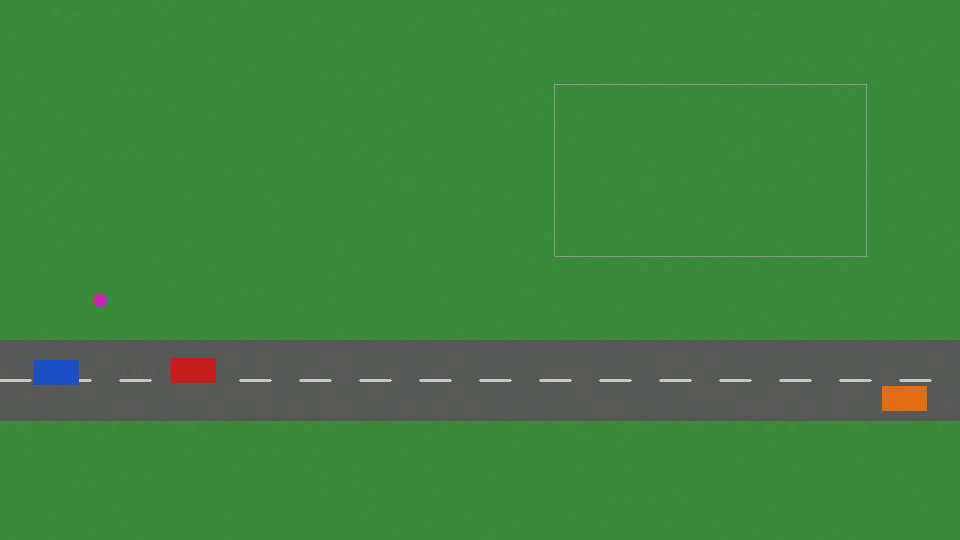
#> input picture frame 30 of datasets/demo_aerial.mp4, 960 x 540 px
$ python evaluate.py
#> lines starting #> are read from the running program, lines starting #| are printed output that depends on the picture; after the words box and inside, x2 and y2 are one past the last pixel; in counts of white or black regions, pixels touching at a corner belong together
### backend/app/tracking/detector.py
"""Object detectors behind one interface.

* BlobDetector  - zero-model, CPU-only colour/contrast detector. Works on the synthetic demo footage and
                  is what makes the pipeline testable on a 3 GB machine with no weights. NOT for real footage.
* YoloDetector  - Ultralytics YOLO (lazy-loaded; install `ultralytics` + torch CPU separately). Use for real
                  aerial/UAV footage (ideally weights fine-tuned on VisDrone).
"""
from dataclasses import dataclass

import cv2
import numpy as np

COCO_MAP = {0: "person", 1: "bicycle", 2: "car", 3: "motorcycle", 5: "bus", 7: "truck"}


@dataclass
class Det:
    cls: str
    conf: float
    bbox: tuple  # x1, y1, x2, y2


class Detector:
    name = "base"
    version = "0"

    def detect(self, frame_bgr, conf_threshold: float = 0.35) -> list[Det]:  # pragma: no cover
        raise NotImplementedError


class BlobDetector(Detector):
    """Finds saturated, non-vegetation blobs. Large -> car, small -> person."""
    name, version = "blob-detector", "v1"

    def __init__(self, min_area=100, car_area=350):
        self.min_area, self.car_area = min_area, car_area
        self.kernel = np.ones((3, 3), np.uint8)

    def detect(self, frame_bgr, conf_threshold=0.35):
        hsv = cv2.cvtColor(frame_bgr, cv2.COLOR_BGR2HSV)
        h, s, v = cv2.split(hsv)
        sat = s > 110
        not_green = (h < 35) | (h > 85)
        mask = sat & not_green
        # Segment per hue bin so touching objects of different colours are not merged into one blob.
        bins = ((h.astype(np.int16) + 8) % 180) // 12
        cand = []
        for b in np.unique(bins[mask]):
            m = ((mask & (bins == b)).astype(np.uint8)) * 255
            m = cv2.morphologyEx(m, cv2.MORPH_CLOSE, self.kernel, iterations=2)
            n, _, stats, _ = cv2.connectedComponentsWithStats(m, connectivity=8)
            for i in range(1, n):
                x, y, w, hh, area = stats[i]
                if area < self.min_area:
                    continue
                fill = area / float(w * hh)
                cls = "car" if area >= self.car_area else "person"
                conf = float(min(0.99, 0.6 + 0.4 * fill))
                if conf >= conf_threshold:
                    cand.append((int(area), Det(cls, round(conf, 3), (int(x), int(y), int(x + w), int(y + hh)))))
        # Drop edge-fringe fragments: small blobs touching a larger kept blob (codec colour bleed).
        cand.sort(key=lambda c: -c[0])
        kept, pad = [], 3
        for area, d in cand:
            x1, y1, x2, y2 = d.bbox
            if any(area < 0.25 * ka and x1 < k.bbox[2] + pad and x2 > k.bbox[0] - pad
                   and y1 < k.bbox[3] + pad and y2 > k.bbox[1] - pad for ka, k in kept):
                continue
            kept.append((area, d))
        out = [d for _, d in kept]
        return out


class YoloDetector(Detector):
    name = "yolo"

    def __init__(self, weights="yolov8n.pt", imgsz=960):
        self.weights, self.imgsz, self._model = weights, imgsz, None
        self.version = weights

    # [25 lines left out: functions _load, detect, get_detector, not called in this run]

### backend/app/tracking/tracker.py
"""Lightweight multi-object tracker (ByteTrack-inspired, pure NumPy/Python).

Two-stage association: high-confidence detections first, low-confidence ones second to rescue
tracks through brief occlusions. Constant-velocity prediction + greedy IoU matching, class-consistent.
Persistent integer IDs are never reused within a run.
"""
from collections import Counter
from dataclasses import dataclass, field

# Detectors (esp. YOLO from above) flicker between similar classes; treat them as one group for association.
GROUPS = {"car": "vehicle", "truck": "vehicle", "bus": "vehicle", "van": "vehicle", "construction_equipment": "vehicle",
          "motorcycle": "twowheel", "bicycle": "twowheel", "person": "person"}


def group_of(cls: str) -> str:
    return GROUPS.get(cls, cls)


def iou(a, b) -> float:
    ix1, iy1 = max(a[0], b[0]), max(a[1], b[1])
    ix2, iy2 = min(a[2], b[2]), min(a[3], b[3])
    iw, ih = max(0, ix2 - ix1), max(0, iy2 - iy1)
    inter = iw * ih
    ua = (a[2] - a[0]) * (a[3] - a[1]) + (b[2] - b[0]) * (b[3] - b[1]) - inter
    return inter / ua if ua > 0 else 0.0


def _center(b):
    return ((b[0] + b[2]) / 2, (b[1] + b[3]) / 2)


@dataclass
class TrackState:
    id: int
    cls: str
    bbox: tuple
    conf: float
    hits: int = 1
    misses: int = 0
    vel: tuple = (0.0, 0.0)
    confirmed: bool = False
    history: list = field(default_factory=list)
    votes: Counter = field(default_factory=Counter)

    def predicted(self):
        dx, dy = self.vel
        x1, y1, x2, y2 = self.bbox
        k = self.misses + 1
        return (x1 + dx * k, y1 + dy * k, x2 + dx * k, y2 + dy * k)


class ByteLikeTracker:
    def __init__(self, high_thresh=0.5, iou_thresh=0.15, max_age=10, min_hits=2):
        self.high, self.iou_thresh, self.max_age, self.min_hits = high_thresh, iou_thresh, max_age, min_hits
        self.tracks: list[TrackState] = []
        self._next_id = 1

    def _match(self, tracks, dets):
        pairs = []
        for ti, t in enumerate(tracks):
            pb = t.predicted()
            for di, d in enumerate(dets):
                if group_of(d.cls) != group_of(t.cls):
                    continue
                score = iou(pb, d.bbox)
                if score == 0:  # centroid fallback for fast/small objects
                    (cx1, cy1), (cx2, cy2) = _center(pb), _center(d.bbox)
                    dist = ((cx1 - cx2) ** 2 + (cy1 - cy2) ** 2) ** 0.5
                    size = max(pb[2] - pb[0], pb[3] - pb[1], 1)
                    if dist < size * 0.8:
                        score = 0.05 + 0.1 * (1 - dist / (size * 0.8))
                if score >= min(self.iou_thresh, 0.05):
                    pairs.append((score, ti, di))
        pairs.sort(reverse=True)
        mt, md, matches = set(), set(), []
        for score, ti, di in pairs:
            if ti in mt or di in md:
                continue
            mt.add(ti), md.add(di), matches.append((ti, di))
        return matches, [i for i in range(len(tracks)) if i not in mt], [i for i in range(len(dets)) if i not in md]

    def _apply(self, t: TrackState, d):
        c_old, c_new = _center(t.bbox), _center(d.bbox)
        steps = t.misses + 1
        t.vel = ((c_new[0] - c_old[0]) / steps, (c_new[1] - c_old[1]) / steps)
        t.bbox, t.conf = d.bbox, d.conf
        t.votes[d.cls] += 1
        t.cls = t.votes.most_common(1)[0][0]      # stable, majority-voted class
        t.hits += 1
        t.misses = 0
        if t.hits >= self.min_hits:
            t.confirmed = True

    def update(self, dets, frame_idx=0):
        """Returns list of (TrackState, Det) for confirmed tracks matched this frame."""
        high = [d for d in dets if d.conf >= self.high]
        low = [d for d in dets if d.conf < self.high]
        matched_pairs = []

        m1, ut, ud = self._match(self.tracks, high)
        for ti, di in m1:
            self._apply(self.tracks[ti], high[di]); matched_pairs.append((self.tracks[ti], high[di]))
        remaining = [self.tracks[i] for i in ut]
        m2, ut2, _ = self._match(remaining, low)
        for ti, di in m2:
            self._apply(remaining[ti], low[di]); matched_pairs.append((remaining[ti], low[di]))
        unmatched_tracks = [remaining[i] for i in ut2]
        for t in unmatched_tracks:
            t.misses += 1
        for di in ud:  # new tracks only from high-confidence leftovers
            d = high[di]
            self.tracks.append(TrackState(self._next_id, d.cls, d.bbox, d.conf, votes=Counter({d.cls: 1})))
            matched_pairs.append((self.tracks[-1], d))
            self._next_id += 1
        self.tracks = [t for t in self.tracks if t.misses <= self.max_age]
        return [(t, d) for t, d in matched_pairs if t.confirmed or t.hits >= self.min_hits]

### scripts/make_demo_video.py
"""Generate a deterministic synthetic aerial clip that reproduces the spec's §42 scenario:
3 vehicles + 2 people; Vehicle #2 drives into Restricted Zone A, stops, and a person approaches it.

Outputs:
  datasets/demo_aerial.mp4
  simulations/missions/demo_mission.json    (simulated GPS metadata, §7 / §13)
  simulations/zone_restricted_a.geojson     (Restricted Zone A polygon, GeoJSON)
"""
import json
import sys
from pathlib import Path

import cv2
import numpy as np

ROOT = Path(__file__).resolve().parents[1]
sys.path.insert(0, str(ROOT / "backend"))
from app.geospatial.geo import GeoMapper, GPSSimulator  # noqa: E402

W, H, FPS, DUR = 960, 540, 15, 20
MISSION = {"mission_id": "MISSION-001", "video_id": "VIDEO-001", "source": "synthetic_demo",
           "latitude": 24.8607, "longitude": 67.0011, "altitude": 60.0, "heading": 0.0,
           "hfov_deg": 84.0, "seed": 42, "path_mode": "hover"}
ZONE_PX = (560, 90, 860, 250)  # x1,y1,x2,y2 of Restricted Zone A in pixels


def lerp(a, b, u):
    return a + (b - a) * max(0.0, min(1.0, u))


def car2(t):  # drives along the road, turns north into the zone, then stays parked
    if t < 6:
        return (lerp(-30, 640, t / 6), 370)
    if t < 9:
        u = (t - 6) / 3
        return (lerp(640, 700, u), lerp(370, 170, u))
    return (700, 170)


def scene(t):
    objs = []
    objs.append(("car", (200, 80, 30), (lerp(-50, 1010, t / DUR), 372)))                 # car 1 (blue)
    objs.append(("car", (30, 30, 200), car2(t)))                                         # car 2 (red)
    objs.append(("car", (20, 110, 230), (lerp(1010, -50, t / DUR), 398)))                # car 3 (orange)
    if 10 <= t <= DUR:                                                                   # person approaching car 2
        u = (t - 10) / 4
        objs.append(("person", (180, 40, 200), (lerp(780, 735, u), lerp(250, 185, u))))
    if 2 <= t <= 18:                                                                     # bystander walking
        objs.append(("person", (180, 40, 200), (lerp(100, 500, (t - 2) / 16), 300)))
    return objs


# [39 lines left out: functions background, main, not called in this run]


# [2 lines that do not run on import are left out]

### scripts/evaluate.py
"""Measure detector/tracker quality on the synthetic demo clip, where ground truth is known (§30 MLOps metrics).
Reports detection precision / recall (IoU>=0.5), ID switches, track continuity and processing FPS.
For real footage, supply your own annotations and reuse `evaluate()`."""
import sys
import time
from pathlib import Path

import cv2

ROOT = Path(__file__).resolve().parents[1]
sys.path.insert(0, str(ROOT / "backend"))
sys.path.insert(0, str(ROOT / "scripts"))
from app.tracking.detector import BlobDetector  # noqa: E402
from app.tracking.tracker import ByteLikeTracker, iou  # noqa: E402
import make_demo_video as g  # noqa: E402


def gt_boxes(t):
    out = []
    for k, (cls, _, (x, y)) in enumerate(g.scene(t)):
        half = (22, 12) if cls == "car" else (7, 7)
        out.append((f"{cls}{k}", cls, (x - half[0], y - half[1], x + half[0], y + half[1])))
    return out


def evaluate(process_fps=8):
#> called with process_fps = 5
    cap = cv2.VideoCapture(str(ROOT / "datasets" / "demo_aerial.mp4"))
    step = round(g.FPS / process_fps)
    det, tr = BlobDetector(), ByteLikeTracker()
    tp = fp = fn = switches = frames = 0
    last_assign, track_hits, t0, i = {}, {}, time.time(), 0
    while True:
        ok, frame = cap.read()
#> frame is the input picture: shape (540, 960, 3); mean B, G, R 61.2, 130.9, 62.6
        if not ok:
            break
        if i % step == 0:
            frames += 1
            gts = [b for b in gt_boxes(i / g.FPS) if -10 < (b[2][0] + b[2][2]) / 2 < g.W + 10]  # visible only
            matched = tr.update(det.detect(frame), i)
#> in detect, `h, s, v = cv2.split(hsv)`:
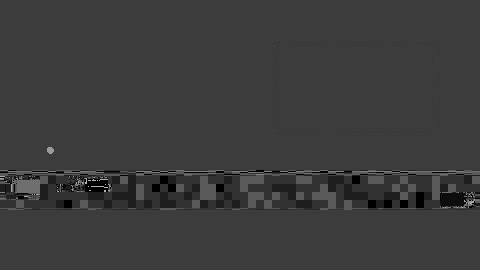
#> h: shape (540, 960) (shown at 1/2 size); min 0, max 179, mean 59.3
#> in detect, `h, s, v = cv2.split(hsv)`:
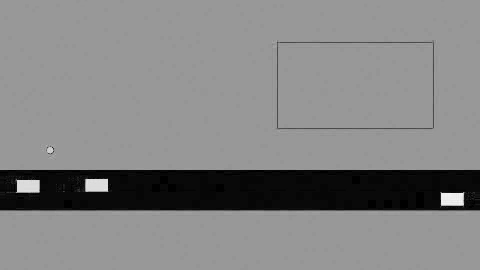
#> s: shape (540, 960) (shown at 1/2 size); min 0, max 245, mean 131.5
#> in detect, `h, s, v = cv2.split(hsv)`:
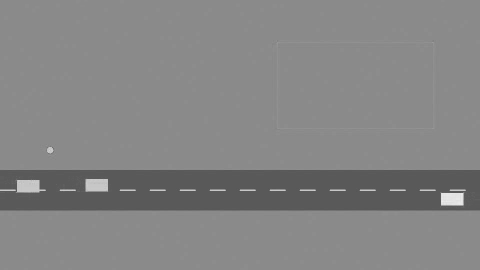
#> v: shape (540, 960) (shown at 1/2 size); min 79, max 255, mean 131.8
#> in detect, `sat = s > 110`:
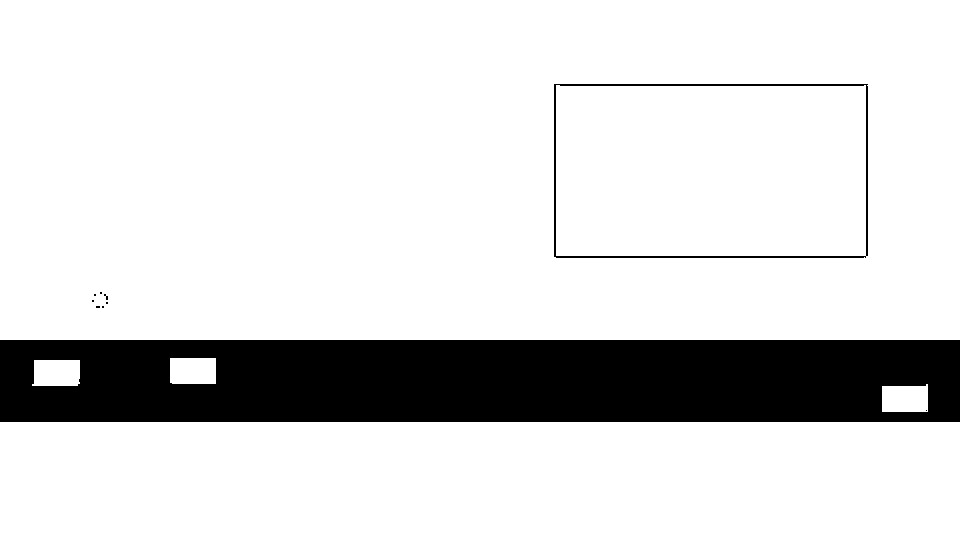
#> sat: shape (540, 960) bool; 85.1% white; 10 black regions (8 under 20 px), largest, box (x1, y1, x2, y2) and area: (0, 340, 960, 422) 75133, (554, 84, 868, 258) 1922
#> in detect, `bins = ((h.astype(np.int16) + 8) % 180) // 12`:
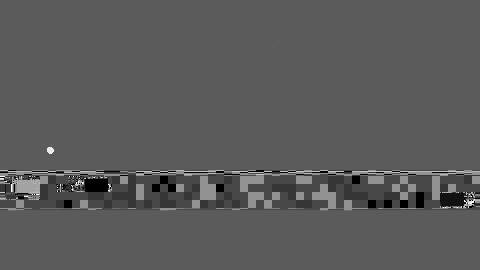
#> bins: shape (540, 960) int16 (shown at 1/2 size); min 0, max 14, mean 4.95; drawn with min black and max white
#> the loop in detect, `for b in np.unique(bins[mask]):` made 5 passes
#> (n, stats) on passes 1 to 2: (2, [[0, 0, 960, 540, 517206], [170, 358, 46, 26, 1194]]), (2, [[0, 0, 960, 540, 517204], [882, 386, 46, 26, 1196]])
#> pass 1, in detect, `m = ((mask & (bins == b)).astype(np.uint8)) * 255`:
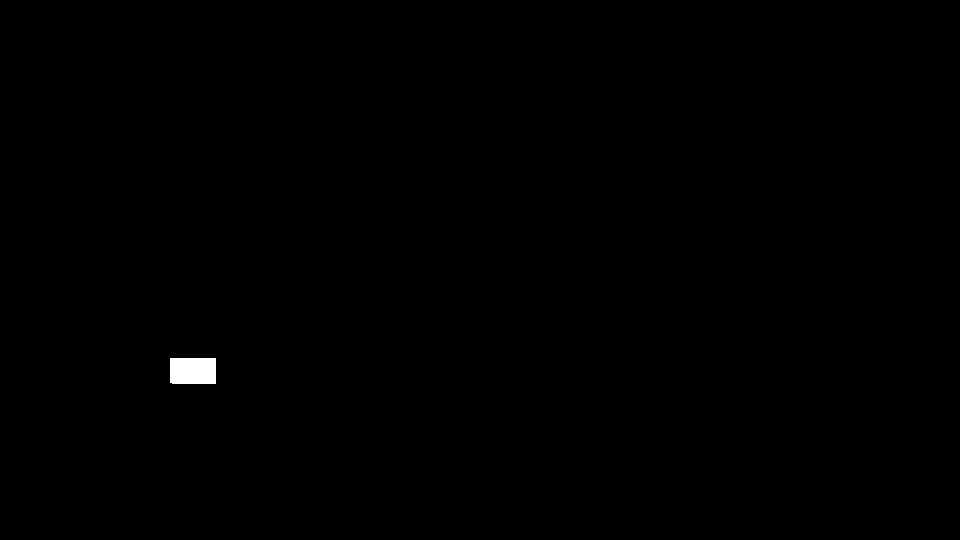
#> m: shape (540, 960); 0.23% white; 1 white region, box (x1, y1, x2, y2) and area: (170, 358, 216, 384) 1194
#> after the loop in detect, `for b in np.unique(bins[mask]):`:
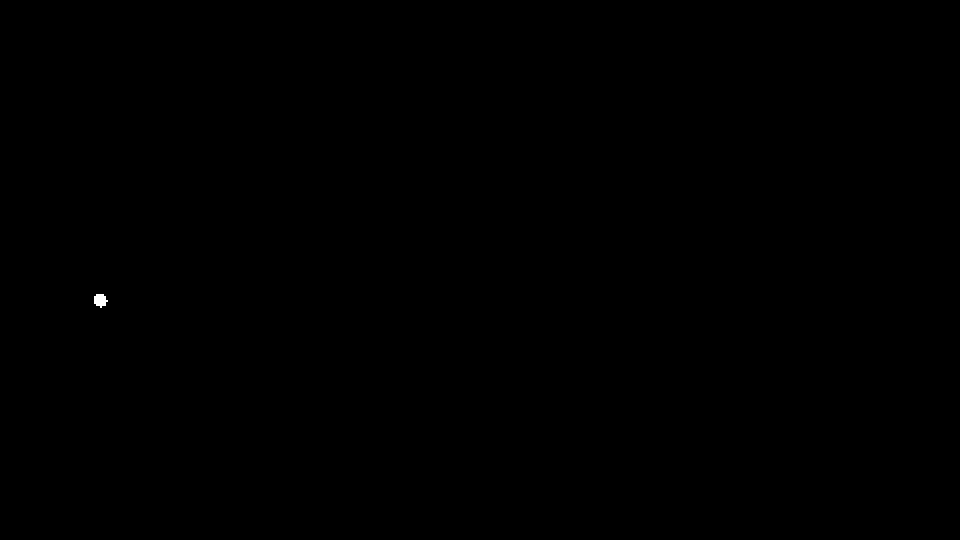
#> m: shape (540, 960); 0.03% white; 1 white region, box (x1, y1, x2, y2) and area: (94, 294, 108, 308) 140
#> after the loop in detect, `for b in np.unique(bins[mask]):`: cand = 4 items
#> the loop in detect, `for area, d in cand:` made 4 passes
#> (area, x1, y1, x2, y2) on passes 1 to 4: (1196, 882, 386, 928, 412), (1194, 170, 358, 216, 384), (1148, 32, 360, 80, 386), (140, 94, 294, 108, 308)
#> in update, `low = [d for d in dets if d.conf < self.high]`: low = []
#> in update, `m1, ut, ud = self._match(self.tracks, high)`: ud = [0, 1, 2, 3]
#> after the loop in update, `for ti, di in m1:`: matched_pairs = []
#> the loop in update, `for di in ud:` made 4 passes
#> after the loop in update, `for di in ud:`: matched_pairs = 4 items; self._next_id = 5; self.tracks = 4 items
#> matched = []
            used = set()
            for gid, cls, box in gts:
                best = max(((iou(box, d.bbox), T, d) for T, d in matched if id(d) not in used), default=(0, None, None), key=lambda x: x[0])
                if best[0] >= 0.5:
                    tp += 1; used.add(id(best[2]))
                    if gid in last_assign and last_assign[gid] != best[1].id:
                        switches += 1
                    last_assign[gid] = best[1].id
                    track_hits[gid] = track_hits.get(gid, 0) + 1
                else:
                    fn += 1
#> after the loop, fn = 0; last_assign = 0 items; switches = 0; tp = 0; track_hits = 0 items; used = 0 items
            fp += len(matched) - len(used)
#> fp = 0
        i += 1
    dt = time.time() - t0
    return {"precision": round(tp / max(tp + fp, 1), 4), "recall": round(tp / max(tp + fn, 1), 4),
            "id_switches": switches, "gt_objects": len(last_assign), "tracks_used": len(set(last_assign.values())),
            "frames": frames, "processing_fps": round(frames / dt, 1), "process_fps_setting": process_fps}


if __name__ == "__main__":
    for fps in (5, 8, 10):
        print(evaluate(fps))
